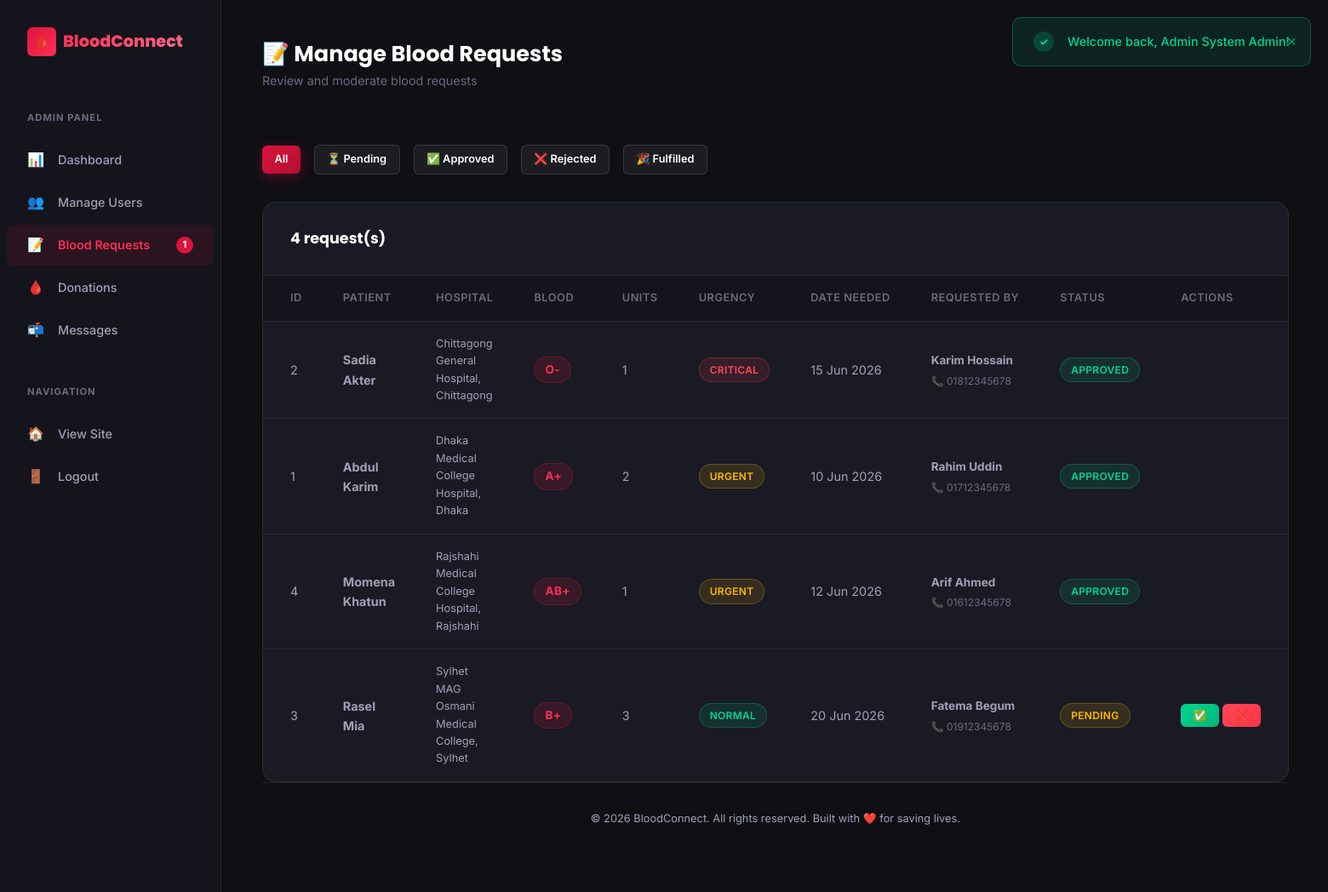
The app's page /admin/manage_requests.php?status=All (signed in) with its own data.
### tables this page shows
CREATE TABLE IF NOT EXISTS blood_requests (
    id INT AUTO_INCREMENT PRIMARY KEY,
    user_id INT NOT NULL,
    patient_name VARCHAR(100) NOT NULL,
    hospital_address VARCHAR(255) NOT NULL,
    required_blood_group ENUM('A+', 'A-', 'B+', 'B-', 'AB+', 'AB-', 'O+', 'O-') NOT NULL,
    units_needed INT NOT NULL DEFAULT 1,
    date_needed DATE NOT NULL,
    urgency ENUM('Normal', 'Urgent', 'Critical') DEFAULT 'Normal',
    status ENUM('Pending', 'Approved', 'Rejected', 'Fulfilled') DEFAULT 'Pending',
    created_at TIMESTAMP DEFAULT CURRENT_TIMESTAMP,
    FOREIGN KEY (user_id) REFERENCES users(id) ON DELETE CASCADE,
    INDEX idx_status (status),
    INDEX idx_urgency (urgency),
    INDEX idx_blood_group (required_blood_group)
);

CREATE TABLE IF NOT EXISTS users (
    id INT AUTO_INCREMENT PRIMARY KEY,
    name VARCHAR(100) NOT NULL,
    email VARCHAR(150) NOT NULL UNIQUE,
    password VARCHAR(255) NOT NULL,
    role ENUM('user', 'admin') DEFAULT 'user',
    blood_group ENUM('A+', 'A-', 'B+', 'B-', 'AB+', 'AB-', 'O+', 'O-') NOT NULL,
    phone VARCHAR(20) NOT NULL,
    district VARCHAR(100) NOT NULL,
    age INT NOT NULL,
    last_donation_date DATE DEFAULT NULL,
    status ENUM('active', 'banned') DEFAULT 'active',
    created_at TIMESTAMP DEFAULT CURRENT_TIMESTAMP,
    updated_at TIMESTAMP DEFAULT CURRENT_TIMESTAMP ON UPDATE CURRENT_TIMESTAMP,
    INDEX idx_blood_group (blood_group),
    INDEX idx_district (district),
    INDEX idx_role (role),
    INDEX idx_status (status)
);

### admin/manage_requests.php (the view, shortened to what this page needs)
<?php
require_once __DIR__ . '/../includes/functions.php';
$db = getDB();
$statusFilter = $_GET['status'] ?? 'Pending';
$sql = "SELECT br.*, u.name as requester_name, u.email as requester_email, u.phone as requester_phone
        FROM blood_requests br
        JOIN users u ON br.user_id = u.id";
$params = [];
$sql .= " ORDER BY FIELD(br.urgency, 'Critical', 'Urgent', 'Normal'), br.created_at DESC";
$stmt = $db->prepare($sql);
$stmt->execute($params);
$requests = $stmt->fetchAll();
include __DIR__ . '/sidebar.php';
?>
<main class="dashboard-main">
    <div class="dash-header">
        <div>
            <h1>📝 Manage Blood Requests</h1>
            <p class="welcome-text">Review and moderate blood requests</p>
        </div>
    </div>
    <div class="filter-bar">
        <a href="manage_requests.php?status=All" class="btn btn-sm <?php echo $statusFilter === 'All' ? 'btn-primary' : 'btn-secondary'; ?>">All</a>
        <a href="manage_requests.php?status=Pending" class="btn btn-sm <?php echo $statusFilter === 'Pending' ? 'btn-primary' : 'btn-secondary'; ?>">⏳ Pending</a>
        <a href="manage_requests.php?status=Approved" class="btn btn-sm <?php echo $statusFilter === 'Approved' ? 'btn-primary' : 'btn-secondary'; ?>">✅ Approved</a>
        <a href="manage_requests.php?status=Rejected" class="btn btn-sm <?php echo $statusFilter === 'Rejected' ? 'btn-primary' : 'btn-secondary'; ?>">❌ Rejected</a>
        <a href="manage_requests.php?status=Fulfilled" class="btn btn-sm <?php echo $statusFilter === 'Fulfilled' ? 'btn-primary' : 'btn-secondary'; ?>">🎉 Fulfilled</a>
    </div>
    <?php if (empty($requests)): ?>
        <div class="card">
            <div class="empty-state">
                <div class="empty-icon">📝</div>
                <h3>No Requests</h3>
                <p>No blood requests with status "<?php echo e($statusFilter); ?>".</p>
            </div>
        </div>
    <?php else: ?>
        <div class="table-card">
            <div class="table-card-header">
                <h3><?php echo count($requests); ?> request(s)</h3>
            </div>
            <table class="table">
                <thead>
                    <tr>
                        <th>ID</th>
                        <th>Patient</th>
                        <th>Hospital</th>
                        <th>Blood</th>
                        <th>Units</th>
                        <th>Urgency</th>
                        <th>Date Needed</th>
                        <th>Requested By</th>
                        <th>Status</th>
                        <?php if ($statusFilter === 'Pending' || $statusFilter === 'All'): ?>
                        <th>Actions</th>
                        <?php endif; ?>
                    </tr>
                </thead>
                <tbody>
                    <?php foreach ($requests as $req): ?>
                    <tr>
                        <td><?php echo $req['id']; ?></td>
                        <td><strong><?php echo e($req['patient_name']); ?></strong></td>
                        <td style="max-width: 180px; font-size: 0.8rem;"><?php echo e($req['hospital_address']); ?></td>
                        <td><span class="badge badge-blood"><?php echo e($req['required_blood_group']); ?></span></td>
                        <td><?php echo $req['units_needed']; ?></td>
                        <td><span class="badge <?php echo getUrgencyClass($req['urgency']); ?>"><?php echo e($req['urgency']); ?></span></td>
                        <td><?php echo formatDate($req['date_needed']); ?></td>
                        <td>
                            <strong style="font-size: 0.85rem;"><?php echo e($req['requester_name']); ?></strong><br>
                            <span style="font-size: 0.75rem; color: var(--text-muted);">📞 <?php echo e($req['requester_phone']); ?></span>
                        </td>
                        <td><span class="badge <?php echo getStatusClass($req['status']); ?>"><?php echo e($req['status']); ?></span></td>
                        <?php if ($statusFilter === 'Pending' || $statusFilter === 'All'): ?>
                        <td>
                            <?php if ($req['status'] === 'Pending'): ?>
                            <div style="display: flex; gap: 4px;">
                                <form method="POST" style="margin:0;">
                                    <button type="submit" class="btn btn-sm btn-success" data-confirm="Approve this request?">✅</button>
                                </form>
                                <form method="POST" style="margin:0;">
                                    <button type="submit" class="btn btn-sm btn-danger" data-confirm="Reject this request?">❌</button>
                                </form>
                            </div>
                            <?php endif; ?>
                        </td>
                        <?php endif; ?>
                    </tr>
                    <?php endforeach; ?>
                </tbody>
            </table>
        </div>
    <?php endif; ?>
<?php include __DIR__ . '/../includes/footer.php'; ?>

### assets/css/dashboard.css (style rules this page uses)
.dash-header { display: flex; align-items: center; justify-content: space-between; margin-bottom: var(--space-2xl); }
.dash-header h1 { font-size: 1.6rem; }
.dash-header .welcome-text { font-size: 0.9rem; color: var(--text-muted); margin-top: 4px; }
.table-card { background: var(--bg-card); border: 1px solid var(--border-color); border-radius: var(--radius-lg); overflow: hidden; }
.table-card-header { display: flex; align-items: center; justify-content: space-between; padding: var(--space-xl); border-bottom: 1px solid var(--border-color); }
.table-card-header h3 { font-size: 1.1rem; font-weight: 700; }
.table-card .table { margin: 0; }
.table-card .table th:first-child, .table-card .table td:first-child { padding-left: var(--space-xl); }
.table-card .table th:last-child, .table-card .table td:last-child { padding-right: var(--space-xl); }
.filter-bar { display: flex; align-items: center; gap: var(--space-md); margin-bottom: var(--space-xl); flex-wrap: wrap; }

### records on screen
blood_requests: id "2", patient_name "Sadia Akter", hospital_address "Chittagong General Hospital, Chittagong", required_blood_group "O-", units_needed "1", urgency "CRITICAL", date_needed "15 Jun 2026", user.name "Karim Hossain", user.phone "01812345678", status "APPROVED"
blood_requests: id "1", patient_name "Abdul Karim", hospital_address "Dhaka Medical College Hospital, Dhaka", required_blood_group "A+", units_needed "2", urgency "URGENT", date_needed "10 Jun 2026", user.name "Rahim Uddin", user.phone "01712345678", status "APPROVED"
blood_requests: id "4", patient_name "Momena Khatun", hospital_address "Rajshahi Medical College Hospital, Rajshahi", required_blood_group "AB+", units_needed "1", urgency "URGENT", date_needed "12 Jun 2026", user.name "Arif Ahmed", user.phone "01612345678", status "APPROVED"
blood_requests: id "3", patient_name "Rasel Mia", hospital_address "Sylhet MAG Osmani Medical College, Sylhet", required_blood_group "B+", units_needed "3", urgency "NORMAL", date_needed "20 Jun 2026", user.name "Fatema Begum", user.phone "01912345678", status "PENDING"

### other values on screen
$pendingRequests "1"
$success "Welcome back, Admin System Admin!"
count($requests) "4"
